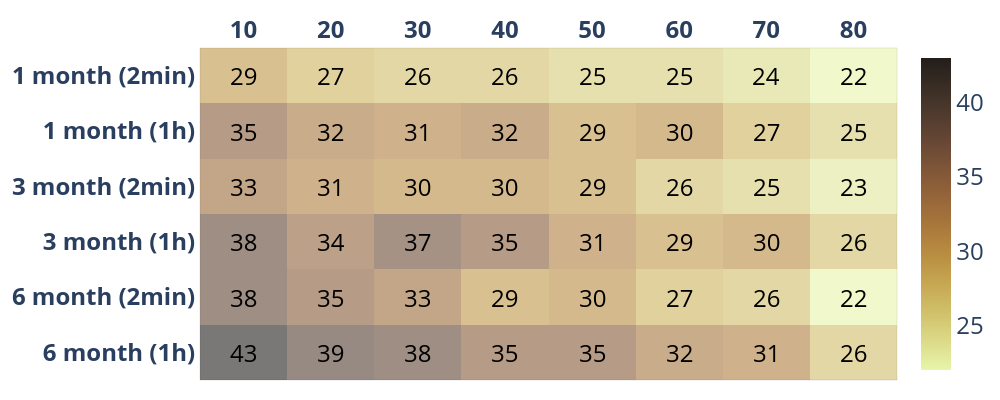

The code cell stored with this chart in its notebook:
### Code cell
#!pip install -U kaleido
import plotly.graph_objects as go
from functools import reduce
from itertools import product

z=[list(np.ceil(np.array(RMSE_6_CO_C_2)*100).astype(int)),list(np.ceil(np.array(RMSE_6_CO_C)*100).astype(int)),
   list(np.ceil(np.array(RMSE_3_CO_C_2)*100).astype(int)),list(np.ceil(np.array(RMSE_3_CO_C)*100).astype(int)),
  list(np.ceil(np.array(RMSE_1_CO_2)*100).astype(int)),list(np.ceil(np.array(RMSE_1_CO)*100).astype(int))]
x=['<b>10</b>', '<b>20</b>', '<b>30</b>', '<b>40</b>', '<b>50</b>','<b>60</b>',
   '<b>70</b>','<b>80</b>']
y=['<b>6 month (1h)</b>','<b>6 month (2min)</b>','<b>3 month (1h)</b>','<b>3 month (2min)</b>',
   '<b>1 month (1h)','<b>1 month (2min)</b>']

def get_anno_text(z_value):
    annotations=[]
    a, b = len(z_value), len(z_value[0])
    flat_z = reduce(lambda x,y: x+y, z_value) # z_value.flat if you deal with numpy
    coords = product(range(a), range(b))
    for pos, elem in zip(coords, flat_z):
        annotations.append({'font': {'color': 'black'},
                    'showarrow': False,
                    'text': str(elem),
                    'x': pos[1],
                    'y': pos[0],
                        'font.size':24   })
    return annotations

fig = go.Figure(data=go.Heatmap(
                   z=z,
                   x=x,
                   y=y,
                   hoverongaps = True, colorscale ='turbid',
    opacity=0.6,colorbar=dict(tickfont=dict(size=24)) ))#matter#

fig.update_layout(title={'text': "",
        'y':0.8,
        'x':0.5,
        'xanchor': 'center',
        'yanchor': 'top'},
           plot_bgcolor='rgba(0,0,0,0)',       
    annotations = get_anno_text(z),
                 width=1000,
height=400,xaxis={'side': 'top'},margin=dict(l=20, r=20, t=20, b=20))

fig.update_xaxes(tickfont = dict(size=24),linewidth=0.1, linecolor='black',
    
                 mirror=True)
fig.update_yaxes(tickfont = dict(size=24),linewidth=0.1, linecolor='black',
        
                 mirror=True)
fig.write_image("RMSE_CO_C_POLAR.pdf",engine="kaleido")
#plt.savefig("table2a.pdf", format="pdf", bbox_inches="tight")
fig.show()

### Figure 1 — Plotly figure (JSON) as saved in the notebook; plotly's stock layout.template omitted (floating-point values rounded to 4 significant figures)
{"data": [{"colorbar": {"tickfont": {"size": 24}}, "colorscale": [[0, "rgb(232, 245, 171)"], [0.09091, "rgb(220, 219, 137)"], [0.1818, "rgb(209, 193, 107)"], [0.2727, "rgb(199, 168, 83)"], [0.3636, "rgb(186, 143, 66)"], [0.4545, "rgb(170, 121, 60)"], [0.5455, "rgb(151, 103, 58)"], [0.6364, "rgb(129, 87, 56)"], [0.7273, "rgb(104, 72, 53)"], [0.8182, "rgb(80, 59, 46)"], [0.9091, "rgb(57, 45, 37)"], [1, "rgb(34, 30, 27)"]], "hoverongaps": true, "opacity": 0.6, "type": "heatmap", "x": ["<b>10</b>", "<b>20</b>", "<b>30</b>", "<b>40</b>", "<b>50</b>", "<b>60</b>", "<b>70</b>", "<b>80</b>"], "y": ["<b>6 month (1h)</b>", "<b>6 month (2min)</b>", "<b>3 month (1h)</b>", "<b>3 month (2min)</b>", "<b>1 month (1h)", "<b>1 month (2min)</b>"], "z": [[43, 39, 38, 35, 35, 32, 31, 26], [38, 35, 33, 29, 30, 27, 26, 22], [38, 34, 37, 35, 31, 29, 30, 26], [33, 31, 30, 30, 29, 26, 25, 23], [35, 32, 31, 32, 29, 30, 27, 25], [29, 27, 26, 26, 25, 25, 24, 22]]}], "layout": {"annotations": [{"font": {"color": "black", "size": 24}, "showarrow": false, "text": "43", "x": 0, "y": 0}, {"font": {"color": "black", "size": 24}, "showarrow": false, "text": "39", "x": 1, "y": 0}, {"font": {"color": "black", "size": 24}, "showarrow": false, "text": "38", "x": 2, "y": 0}, {"font": {"color": "black", "size": 24}, "showarrow": false, "text": "35", "x": 3, "y": 0}, {"font": {"color": "black", "size": 24}, "showarrow": false, "text": "35", "x": 4, "y": 0}, {"font": {"color": "black", "size": 24}, "showarrow": false, "text": "32", "x": 5, "y": 0}, {"font": {"color": "black", "size": 24}, "showarrow": false, "text": "31", "x": 6, "y": 0}, {"font": {"color": "black", "size": 24}, "showarrow": false, "text": "26", "x": 7, "y": 0}, {"font": {"color": "black", "size": 24}, "showarrow": false, "text": "38", "x": 0, "y": 1}, {"font": {"color": "black", "size": 24}, "showarrow": false, "text": "35", "x": 1, "y": 1}, {"font": {"color": "black", "size": 24}, "showarrow": false, "text": "33", "x": 2, "y": 1}, {"font": {"color": "black", "size": 24}, "showarrow": false, "text": "29", "x": 3, "y": 1}, {"font": {"color": "black", "size": 24}, "showarrow": false, "text": "30", "x": 4, "y": 1}, {"font": {"color": "black", "size": 24}, "showarrow": false, "text": "27", "x": 5, "y": 1}, {"font": {"color": "black", "size": 24}, "showarrow": false, "text": "26", "x": 6, "y": 1}, {"font": {"color": "black", "size": 24}, "showarrow": false, "text": "22", "x": 7, "y": 1}, {"font": {"color": "black", "size": 24}, "showarrow": false, "text": "38", "x": 0, "y": 2}, {"font": {"color": "black", "size": 24}, "showarrow": false, "text": "34", "x": 1, "y": 2}, {"font": {"color": "black", "size": 24}, "showarrow": false, "text": "37", "x": 2, "y": 2}, {"font": {"color": "black", "size": 24}, "showarrow": false, "text": "35", "x": 3, "y": 2}, {"font": {"color": "black", "size": 24}, "showarrow": false, "text": "31", "x": 4, "y": 2}, {"font": {"color": "black", "size": 24}, "showarrow": false, "text": "29", "x": 5, "y": 2}, {"font": {"color": "black", "size": 24}, "showarrow": false, "text": "30", "x": 6, "y": 2}, {"font": {"color": "black", "size": 24}, "showarrow": false, "text": "26", "x": 7, "y": 2}, {"font": {"color": "black", "size": 24}, "showarrow": false, "text": "33", "x": 0, "y": 3}, {"font": {"color": "black", "size": 24}, "showarrow": false, "text": "31", "x": 1, "y": 3}, {"font": {"color": "black", "size": 24}, "showarrow": false, "text": "30", "x": 2, "y": 3}, {"font": {"color": "black", "size": 24}, "showarrow": false, "text": "30", "x": 3, "y": 3}, {"font": {"color": "black", "size": 24}, "showarrow": false, "text": "29", "x": 4, "y": 3}, {"font": {"color": "black", "size": 24}, "showarrow": false, "text": "26", "x": 5, "y": 3}, {"font": {"color": "black", "size": 24}, "showarrow": false, "text": "25", "x": 6, "y": 3}, {"font": {"color": "black", "size": 24}, "showarrow": false, "text": "23", "x": 7, "y": 3}, {"font": {"color": "black", "size": 24}, "showarrow": false, "text": "35", "x": 0, "y": 4}, {"font": {"color": "black", "size": 24}, "showarrow": false, "text": "32", "x": 1, "y": 4}, {"font": {"color": "black", "size": 24}, "showarrow": false, "text": "31", "x": 2, "y": 4}, {"font": {"color": "black", "size": 24}, "showarrow": false, "text": "32", "x": 3, "y": 4}, {"font": {"color": "black", "size": 24}, "showarrow": false, "text": "29", "x": 4, "y": 4}, {"font": {"color": "black", "size": 24}, "showarrow": false, "text": "30", "x": 5, "y": 4}, {"font": {"color": "black", "size": 24}, "showarrow": false, "text": "27", "x": 6, "y": 4}, {"font": {"color": "black", "size": 24}, "showarrow": false, "text": "25", "x": 7, "y": 4}, {"font": {"color": "black", "size": 24}, "showarrow": false, "text": "29", "x": 0, "y": 5}, {"font": {"color": "black", "size": 24}, "showarrow": false, "text": "27", "x": 1, "y": 5}, {"font": {"color": "black", "size": 24}, "showarrow": false, "text": "26", "x": 2, "y": 5}, {"font": {"color": "black", "size": 24}, "showarrow": false, "text": "26", "x": 3, "y": 5}, {"font": {"color": "black", "size": 24}, "showarrow": false, "text": "25", "x": 4, "y": 5}, {"font": {"color": "black", "size": 24}, "showarrow": false, "text": "25", "x": 5, "y": 5}, {"font": {"color": "black", "size": 24}, "showarrow": false, "text": "24", "x": 6, "y": 5}, {"font": {"color": "black", "size": 24}, "showarrow": false, "text": "22", "x": 7, "y": 5}], "height": 400, "margin": {"b": 20, "l": 20, "r": 20, "t": 20}, "plot_bgcolor": "rgba(0,0,0,0)", "title": {"text": "", "x": 0.5, "xanchor": "center", "y": 0.8, "yanchor": "top"}, "width": 1000, "xaxis": {"linecolor": "black", "linewidth": 0.1, "mirror": true, "side": "top", "tickfont": {"size": 24}}, "yaxis": {"linecolor": "black", "linewidth": 0.1, "mirror": true, "tickfont": {"size": 24}}}}
